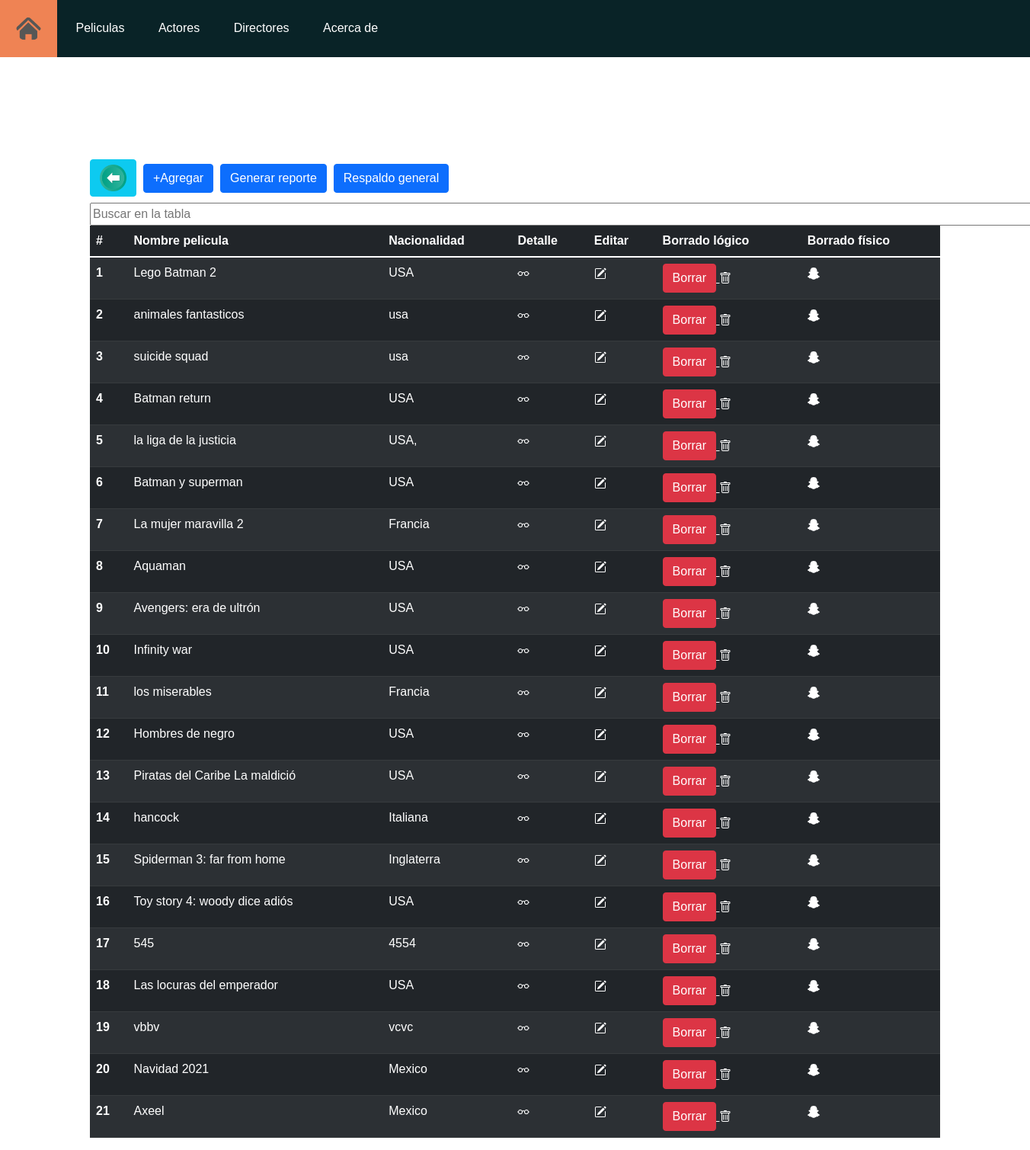
Screenshot of /peliculas.php with the database file from the repository.
### tables this page shows
CREATE TABLE `pelicula` (
  `idPelicula` int(11) NOT NULL,
  `nombrePelicula` varchar(150) DEFAULT NULL,
  `fecha` date DEFAULT NULL,
  `nacionalidad` varchar(30) DEFAULT NULL,
  `idioma` varchar(15) DEFAULT NULL,
  `ColorPelicula` varchar(20) DEFAULT NULL,
  `Clasificacion` varchar(30) DEFAULT NULL,
  `sinopsis` text DEFAULT NULL,
  `estatus` int(1) NOT NULL,
  `califi` varchar(10) DEFAULT NULL
);

### peliculas.php (the view, shortened to what this page needs)
<!DOCTYPE html>
<html>
<head>
	<link href="https://cdn.jsdelivr.net/npm/bootstrap@5.1.3/dist/css/bootstrap.min.css" rel="stylesheet">
	<link rel="stylesheet" type="text/css" href="css/estiloCine1.css">
</head>
<body>
<ul class="menu">
		<li><a href="index.php"><img src="Icons/home.png" width="35" height="35" alt="Home"></a></li>
		<li><a href="peliculas.php">Peliculas</a></li>
		<li><a href="actores.php">Actores</a></li>
		<li><a href="´directores.php">Directores</a></li>
        <li><a href="acerca de.php">Acerca de</a></li>
	</ul>
	<div class="miniespacio">
		<br><br><br><br>
	</div>
	<div class="container">
		<h2 class="letraBlanca">
			<br>
			<a href="index.php" class="btn btn-info"><img src="Icons/return.png" width="35" height="35" alt="Return"></a>
			<a href="nuevaPelicula.php" class="btn btn-primary state-loading">+Agregar</a>
			<a href="reportePeliculas.php" class="btn btn-primary state-loading">Generar reporte</a>
			<a href="respaldoGeneral.php" class="btn btn-primary state-loading">Respaldo general</a>
		</h2>
		<?PHP
			include('conexions.php');
			$conexion = new mysqli($serverName,$userName,$password,$dbName);
			$consulta = "SELECT * FROM pelicula WHERE estatus=1";
			$resultado = $conexion->query($consulta);
		?>
			<input type="text" id="infobuscar" onkeyup="buscar()" placeholder="Buscar en la tabla">
		<table id="tabla" class="table table-dark table-striped table-hover">
		  <thead>
		    <tr>
		      <th scope="col">#</th>
		      <th scope="col">Nombre pelicula</th>
		      <th scope="col">Nacionalidad</th>
		      <th scope="col">Detalle</th>
		      <th scope="col">Editar</th>
			  <th scope="col">Borrado lógico</th>
			  <th scope="col">Borrado físico</th>
		    </tr>
		  </thead>
		  <tbody>
		  	<?PHP
			$enumeracion = 1;
			while($row = $resultado->fetch_assoc())
			{
			  	?>
			    <tr>
			      <th scope="row">
			      	<?PHP echo $enumeracion;
					$enumeracion++;
					?>
			      </th>
			      <td>
			      	<?PHP echo $row['nombrePelicula']; ?>
			      </td>
			      <td>
			      	<?PHP echo $row['nacionalidad']; ?>
			      </td>
			      <td>
			      	<a href="detallePelicula.php?id=<?php echo $row['idPelicula'];?>">
			      	</a>
			      </td>
			      <td>
			      	<a href="editarPelicula.php?id=<?php echo $row['idPelicula'];?>">
			      	</a>
			      </td>
			      <td>
			      	<a href="borrarLogicoPelicula.php?id=<?php echo $row['idPelicula'];?>"> <button type='button' class='btn btn-danger'onclick="return confirmdelete()" >Borrar</button>
			      	</a>
			      </td>
			      <td>
			      	<a href="borrarFisicoPelicula.php?id=<?php echo $row['idPelicula'];?>">
			      	</a>
			      </td>
			    </tr>
			    <?PHP
			}
			?>
		  </tbody>
		</table>
	</div>
</body>
</html>

### css/estiloCine1.css (style rules this page uses)
body { font-family: Arial, Helvetica; background-image: url("https://static.vecteezy.com/system/resources/previews/002/217/896/non_2x/cinema-wallpaper-social-media-message-background-vector.jpg"); }
.menu { list-style: none; padding: 0; background: #092327; width: 100%; margin: auto; }
.menu li a { text-decoration: none; color: white; padding: 20px; display: block; }
.menu li { display: inline-block; text-align: center; }
.letraBlanca { color: white; }

### peliculas.php (style rules this page uses)
a { color: white; }
input { width: 1300px }

### rows the page displays
pelicula: nombrePelicula "Lego Batman 2", nacionalidad "USA"
pelicula: nombrePelicula "animales fantasticos", nacionalidad "usa"
pelicula: nombrePelicula "suicide squad", nacionalidad "usa"
pelicula: nombrePelicula "Batman return", nacionalidad "USA"
pelicula: nombrePelicula "la liga de la justicia", nacionalidad "USA,"
pelicula: nombrePelicula "Batman y superman", nacionalidad "USA"
pelicula: nombrePelicula "La mujer maravilla 2", nacionalidad "Francia"
pelicula: nombrePelicula "Aquaman", nacionalidad "USA"
pelicula: nombrePelicula "Avengers: era de ultrón", nacionalidad "USA"
pelicula: nombrePelicula "Infinity war", nacionalidad "USA"
pelicula: nombrePelicula "los miserables", nacionalidad "Francia"
pelicula: nombrePelicula "Hombres de negro", nacionalidad "USA"
pelicula: nombrePelicula "Piratas del Caribe La maldició", nacionalidad "USA"
pelicula: nombrePelicula "hancock", nacionalidad "Italiana"
pelicula: nombrePelicula "Spiderman 3: far from home", nacionalidad "Inglaterra"
pelicula: nombrePelicula "Toy story 4: woody dice adiós", nacionalidad "USA"
pelicula: nombrePelicula "545", nacionalidad "4554"
pelicula: nombrePelicula "Las locuras del emperador", nacionalidad "USA"
pelicula: nombrePelicula "vbbv", nacionalidad "vcvc"
pelicula: nombrePelicula "Navidad 2021", nacionalidad "Mexico"
pelicula: nombrePelicula "Axeel", nacionalidad "Mexico"
